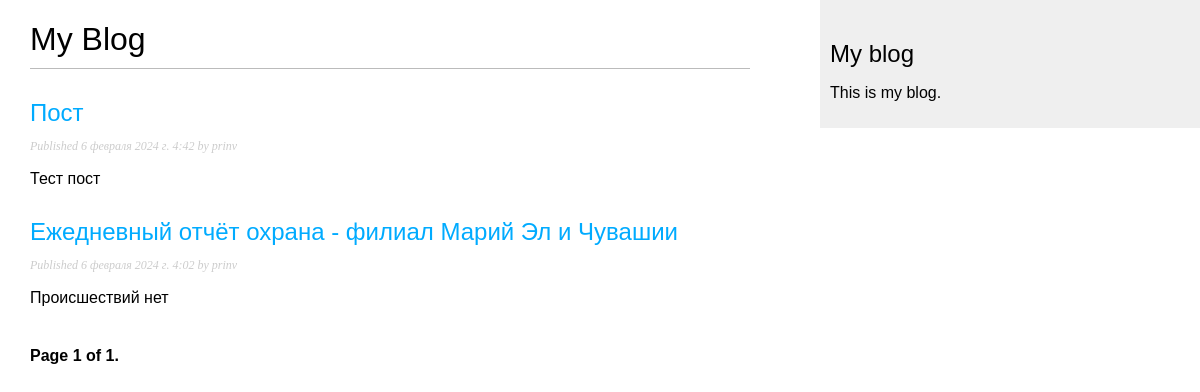
The page /blog/ on the database as committed earlier.
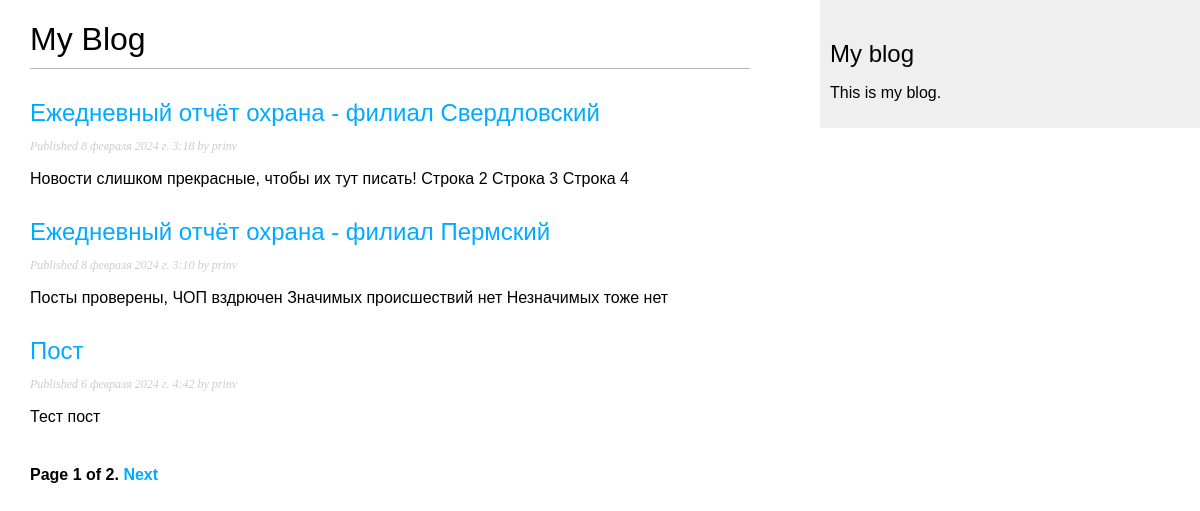
The same page on the database as committed later.
### blog/models.py (models this page shows, shortened)
class Post(models.Model):
    class Status(models.TextChoices):
        DRAFT = 'DF', 'Draft'
        PUBLISHED = 'PB', 'Published'
    title = models.CharField(max_length=250)
    slug = models.SlugField(max_length=250,
                            unique_for_date='publish')
    author = models.ForeignKey(User,
                               on_delete=models.CASCADE,
                               related_name='blog_posts')
    body = models.TextField()
    publish = models.DateTimeField(default=timezone.now)
    created = models.DateTimeField(auto_now_add=True)
    updated = models.DateTimeField(auto_now=True)
    status = models.CharField(max_length=2,
                              choices=Status.choices,
                              default=Status.DRAFT)
    object = models.Manager()  # Менеджер, применяемый по умолчанию
    published = PublishedManager()  # Конкретно(?)-прикладной менеджер
    class Meta:
        ordering = ['-publish']  # Порядок сортировки
        indexes = [
            models.Index(fields=['-publish']),
        ]
    def get_absolute_url(self):
        return reverse('blog:post_detail',
                       args=[self.publish.year,
                             self.publish.month,
                             self.publish.day,
                             self.slug])

### blog/views.py (the view)
# urls.py: path('', views.PostListView.as_view(), name='post_list'),
class PostListView(ListView):
    queryset = Post.published.all()
    context_object_name = 'posts'
    paginate_by = 3
    template_name = 'blog/post/list.html'

### blog/templates/blog/post/list.html (shortened to what this page needs)
{% extends "blog/base.html" %}
{% block content %}
  <h1>My Blog</h1>
  {% for post in posts %}
    <h2>
      <a href="{{ post.get_absolute_url }}">
        {{ post.title }}
      </a>
    </h2>
    <p class="date">
      Published {{ post.publish }} by {{ post.author }}
    </p>
    {{ post.body|truncatewords:30|linebreaks }}
  {% endfor %}
  {% include "pagination.html" with page=page_obj %}
{% endblock %}

### blog/templates/blog/base.html (shortened to what this page needs)
{% load static %}
<!DOCTYPE html>
<html>
<head>
  <link href="{% static 'css/blog.css' %}" rel="stylesheet">
</head>
<body>
  <div id="content">
    {% block content %}
    {% endblock %}
  </div>
  <div id="sidebar">
    <h2>My blog</h2>
    <p>This is my blog.</p>
  </div>
</body>
</html>

### blog/templates/pagination.html (shortened to what this page needs)
<div class="pagination">
    <span class="step-links">
      <span class="current">
        Page {{ page.number }} of {{ page.paginator.num_pages }}.
      </span>
      {% if page.has_next %}
        <a href="?page={{ page.next_page_number }}">Next</a>
      {% endif %}
    </span>
  </div>

### blog/static/css/blog.css (style rules this page uses)
body { margin:0; padding:0; font-family:helvetica, sans-serif; }
a { color:#00abff; text-decoration:none; }
h1 { font-weight:normal; border-bottom:1px solid #bbb; padding:0 0 10px 0; }
h2 { font-weight:normal; margin:30px 0 0; }
#content { float:left; width:60%; padding:0 0 0 30px; }
#sidebar { float:right; width:30%; padding:10px; background:#efefef; height:100%; }
p.date { color:#ccc; font-family: georgia, serif; font-size: 12px; font-style: italic; }
.pagination { margin:40px 0; font-weight:bold; }

Rows that differ between the two databases and show on the page:
no longer on this page (row unchanged): Post: title "Ежедневный отчёт охрана - филиал Марий Эл и Чувашии", publish "6 февраля 2024 г. 4:02", author "prinv", body "Происшествий нет"
added Post: title "Ежедневный отчёт охрана - филиал Свердловский", publish "8 февраля 2024 г. 3:18", author "prinv", body "Новости слишком прекрасные, чтобы их тут писать! Строка 2 Строка 3 Строка 4"
added Post: title "Ежедневный отчёт охрана - филиал Пермский", publish "8 февраля 2024 г. 3:10", author "prinv", body "Посты проверены, ЧОП вздрючен Значимых происшествий нет Незначимых тоже нет"
Other text that changed with them:
{{ page.paginator.num_pages }}: "1" → "2"
text now shown: "Next"
